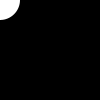
Frame 1 (no input)
Frame 60 (the mouse pressed at the canvas centre just before this capture): identical to frame 1, image omitted
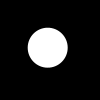
Frame 120 (the mouse held since frame 60 and released just before this capture)

The Processing sketch that drew these frames (run headless with seeded random() and noise(); from frame 60 on, the mouse is pressed at the canvas centre):

// Processing sketch: _07
// ── _07.pde
float x = 0;
float y = 0;
float easing = 0.05; // Numbers 0.0 to 1.0
void setup() {
  size(100, 100);
  smooth();
  noStroke();
}

void draw() {
  background(0);
  float targetX = mouseX;
  float targetY = mouseY;
  x += (targetX - x) * easing;
  y += (targetY - y) * easing;
  fill(153);
  ellipse(mouseX, mouseY, 20, 20);
  fill(255);
  ellipse(x, y, 40, 40);
}
